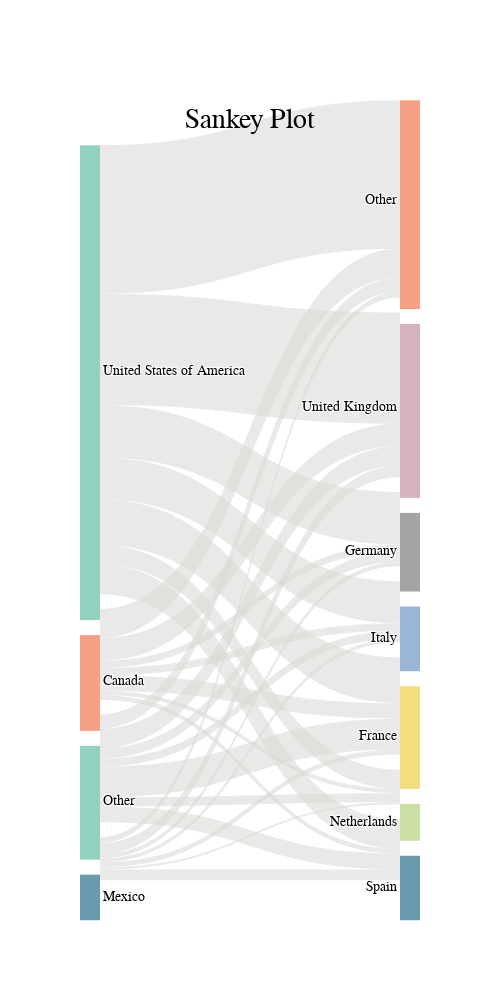

Write notebook code for a chart like this one.
### Code cell
s_fig.layout.font.family = 'PT Sans Narrow'
s_fig.update_layout(width=500, height=1000)
s_fig.layout.title.y = .9

# recent nicole updates
s_fig.data[0].link.color = 'rgba(221, 219, 215, .6)'
s_fig

### Figure 1 — Plotly figure (JSON) as saved in the notebook; plotly's stock layout.template omitted (floating-point values rounded to 4 significant figures)
{"data": [{"link": {"color": "rgba(221, 219, 215, .6)", "source": [8, 8, 8, 8, 8, 8, 2, 2, 9, 8, 9, 2, 2, 10, 2, 2, 9, 9, 9, 10, 10, 10, 10, 10, 2, 9, 10, 9], "target": [5, 3, 0, 6, 7, 1, 7, 1, 4, 4, 7, 6, 5, 4, 4, 3, 5, 6, 1, 1, 3, 7, 5, 6, 0, 0, 0, 3], "value": [0.01634, 0.007386, 0.01562, 0.003107, 0.006054, 0.008342, 0.07633, 0.2152, 0.01091, 0.005565, 0.01032, 0.02779, 0.161, 0.01151, 0.06069, 0.06641, 0.03267, 0.006327, 0.04204, 0.02037, 0.04464, 0.01501, 0.02818, 0.01319, 0.04306, 0.006612, 0.02303, 0.02229]}, "node": {"label": ["Spain", "Other", "United States of America", "France", "Italy", "United Kingdom", "Netherlands", "Germany", "Mexico", "Canada", "Other"], "line": {"color": "black", "width": 0}, "pad": 15, "thickness": 20}, "type": "sankey", "valueformat": ".1%"}], "layout": {"font": {"family": "PT Sans Narrow"}, "height": 1000, "title": {"text": "Sankey Plot", "y": 0.9}, "width": 500}}
